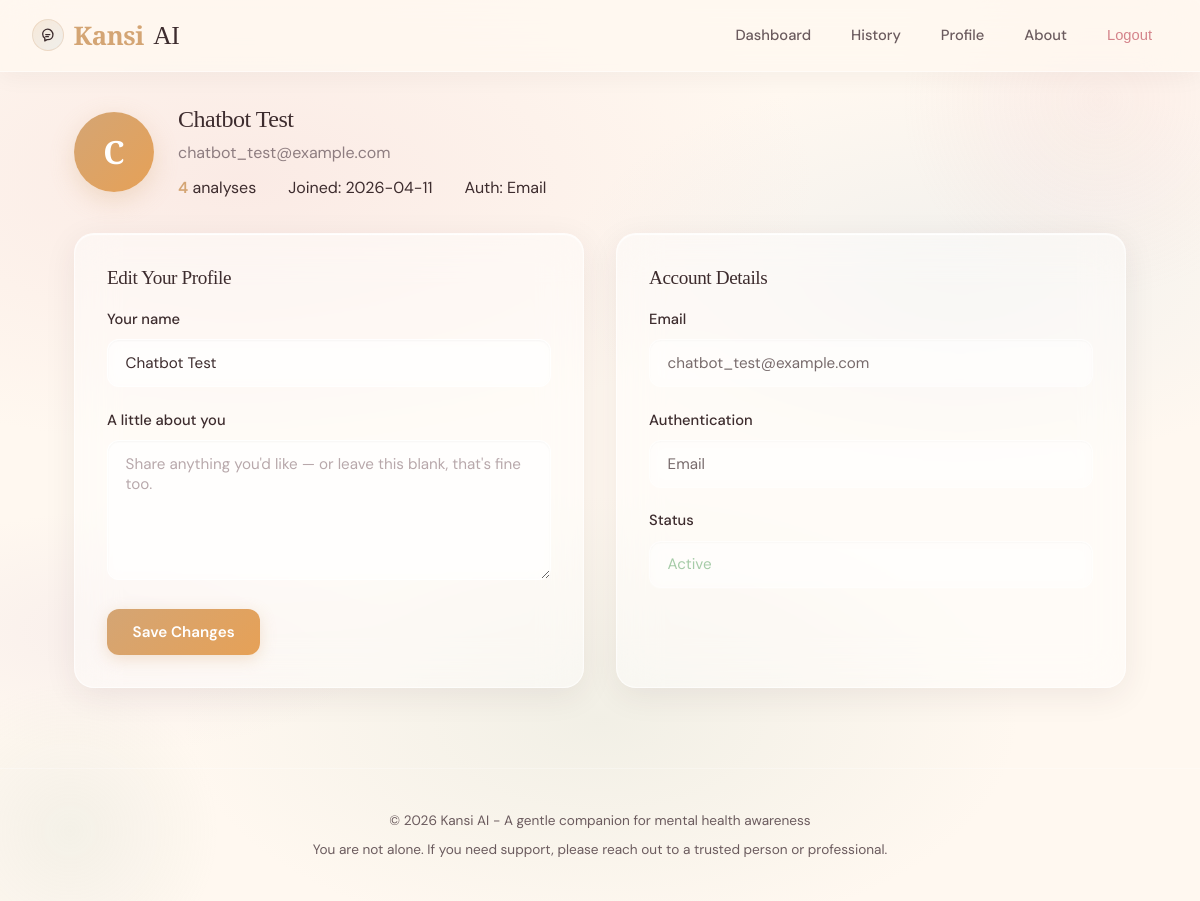
Page /profile (signed in) on the committed database.
### tables this page shows
CREATE TABLE users (
            id INTEGER PRIMARY KEY AUTOINCREMENT,
            email TEXT UNIQUE NOT NULL,
            password_hash TEXT,
            full_name TEXT NOT NULL,
            auth_provider TEXT DEFAULT 'email',
            google_id TEXT UNIQUE,
            profile_picture TEXT,
            bio TEXT,
            created_at TIMESTAMP DEFAULT CURRENT_TIMESTAMP,
            updated_at TIMESTAMP DEFAULT CURRENT_TIMESTAMP,
            last_login TIMESTAMP,
            is_active BOOLEAN DEFAULT 1
        , is_admin BOOLEAN DEFAULT 0);

### app.py (the view, shortened to what this page needs)
    @app.route('/profile', methods=['GET', 'POST'])
    @login_required
    def profile():
        history = get_analysis_history(g.user['id'], limit=50)
        return render_template('profile.html', history=history)

### app.py (called while the page is built)
def login_required(view):
    @wraps(view)
    def wrapped(*args, **kwargs):
        if not g.user:
            record_security_event('access_denied', subject='anonymous', ip_address=get_request_ip(), metadata={'path': request.path})
            if is_api_request():
                abort(401)
            flash('Please log in to access this page.', 'warning')
            return redirect(url_for('login'))
        return view(*args, **kwargs)
    return wrapped

### database.py (called while the page is built)
def get_db():
    os.makedirs(os.path.dirname(DB_PATH), exist_ok=True)
    conn = sqlite3.connect(DB_PATH)
    conn.row_factory = sqlite3.Row
    conn.execute("PRAGMA foreign_keys = ON")
    return conn

def get_user_by_id(user_id):
    conn = get_db()
    user = conn.execute('SELECT * FROM users WHERE id = ?', (user_id,)).fetchone()
    conn.close()
    return dict(user) if user else None

def get_analysis_history(user_id, limit=20):
    conn = get_db()
    rows = conn.execute(
        '''
        SELECT * FROM analysis_history WHERE user_id = ? ORDER BY created_at DESC LIMIT ?
        ''',
        (user_id, limit)
    ).fetchall()
    conn.close()
    return [dict(r) for r in rows]

### templates/profile.html (shortened to what this page needs)
{% extends "base.html" %}
{% block content %}
<div class="profile-header">
    <div class="profile-avatar">{{ user.full_name[0] | upper }}</div>
    <div class="profile-info">
        <h2>{{ user.full_name }}</h2>
        <p>{{ user.email }}</p>
        <div class="stats-row">
            <div><span>{{ history | length }}</span> analyses</div>
            <div>Joined: {{ user.created_at[:10] if user.created_at else 'N/A' }}</div>
            <div>Auth: {{ user.auth_provider | capitalize }}</div>
        </div>
    </div>
</div>
<div class="profile-grid">
    <div class="card">
        <h3 style="margin-bottom: 1rem;">Edit Your Profile</h3>
        <form method="POST" action="{{ url_for('profile') }}">
            <div class="form-group">
                <label for="full_name">Your name</label>
                <input type="text" id="full_name" name="full_name" value="{{ user.full_name }}" required>
            </div>
            <div class="form-group">
                <label for="bio">A little about you</label>
                <textarea id="bio" name="bio" rows="4" placeholder="Share anything you'd like — or leave this blank, that's fine too.">{{ user.bio or '' }}</textarea>
            </div>
            <button type="submit" class="btn btn-primary">Save Changes</button>
        </form>
    </div>
    <div class="card">
        <h3 style="margin-bottom: 1rem;">Account Details</h3>
        <div class="form-group">
            <label>Email</label>
            <input type="email" value="{{ user.email }}" disabled style="opacity: 0.7;">
        </div>
        <div class="form-group">
            <label>Authentication</label>
            <input type="text" value="{{ user.auth_provider | capitalize }}" disabled style="opacity: 0.7;">
        </div>
        <div class="form-group">
            <label>Status</label>
            <input type="text" value="Active" disabled style="opacity: 0.7; color: var(--success);">
        </div>
    </div>
</div>
{% endblock %}

### rows in the picture
users: full_name "C", full_name "Chatbot Test", email "chatbot_test@example.com", created_at "2026-04-11", auth_provider "Email"

### other values in the picture
{{ history | length }} "4"
